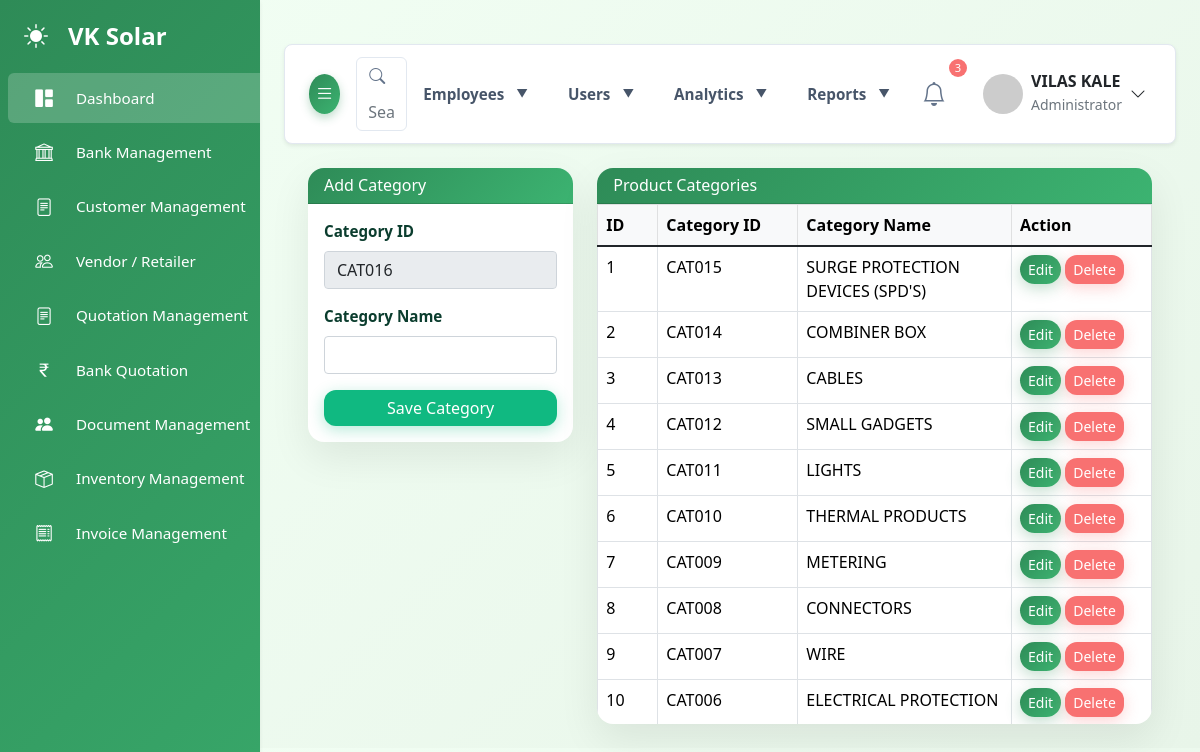
The app's page /admin/productmanagement/product_categories (signed in) with its own data.
### tables this page shows
CREATE TABLE `product_categories` (
  `id` int NOT NULL,
  `category_id` varchar(20) NOT NULL,
  `category_name` varchar(100) NOT NULL,
  `created_at` timestamp NULL DEFAULT CURRENT_TIMESTAMP
);

### admin/productmanagement/product_categories.php (the view, shortened to what this page needs)
<?php
require_once __DIR__ . '/../connect/db.php';
function generateCategoryId($conn) {
    $res = $conn->query("SELECT category_id FROM product_categories ORDER BY id DESC LIMIT 1");
    if ($res->num_rows > 0) {
        $last = $res->fetch_assoc()['category_id'];
        $num  = (int) substr($last, 3);
        return 'CAT' . str_pad($num + 1, 3, '0', STR_PAD_LEFT);
    }
    return 'CAT001';
}
$edit = null;
$categories = $conn->query("
    SELECT * FROM product_categories ORDER BY id DESC
");
$nextCategoryId = generateCategoryId($conn);
?>
<!doctype html>
<html>
<head>
<?php require_once __DIR__ . '/../include/head2.php'; ?>
<link href="https://cdn.jsdelivr.net/npm/bootstrap@5.1.3/dist/css/bootstrap.min.css" rel="stylesheet">
</head>
<body>
<?php
include 'include/sidebar.php';
?>
<div id="main-content">
<?php
include 'include/navbar.php';
?>
<main class="container-fluid">
<div class="row">
    <div class="col-lg-4">
        <div class="card card-custom mb-4">
            <div class="card-header card-header-custom">
                <h6 class="mb-0">
                    <?= $edit ? 'Edit Category' : 'Add Category'; ?>
                </h6>
            </div>
            <div class="card-body">
                <form method="post">
                    <div class="mb-3">
                        <label class="form-label">Category ID</label>
                        <input type="text" name="category_id"
                               class="form-control"
                               value="<?= $edit['category_id'] ?? $nextCategoryId; ?>"
                               readonly>
                    </div>
                    <div class="mb-3">
                        <label class="form-label">Category Name</label>
                        <input type="text" name="category_name"
                               class="form-control"
                               value="<?= $edit['category_name'] ?? ''; ?>"
                               required>
                    </div>
                    <button type="submit" name="save_category"
                            class="btn btn-success w-100">
                        <?= $edit ? 'Update Category' : 'Save Category'; ?>
                    </button>
                </form>
            </div>
        </div>
    </div>
    <div class="col-lg-8">
        <div class="card card-custom">
            <div class="card-header card-header-custom">
                <h6 class="mb-0">Product Categories</h6>
            </div>
            <div class="card-body p-0 table-scroll">
                <table class="table table-bordered table-hover mb-0">
                    <thead class="table-light">
                        <tr>
                            <th width="60">ID</th>
                            <th width="140">Category ID</th>
                            <th>Category Name</th>
                            <th width="140">Action</th>
                        </tr>
                    </thead>
                    <tbody>
                        <?php if ($categories->num_rows > 0): ?>
                            <?php $i=1; while ($row = $categories->fetch_assoc()): ?>
                                <tr>
                                    <td><?= $i; ?></td>
                                    <td><?= $row['category_id']; ?></td>
                                    <td><?= htmlspecialchars($row['category_name']); ?></td>
                                    <td>
                                        <a href="?edit=<?= $row['id']; ?>"
                                           class="btn btn-sm btn-primary">Edit</a>
                                        <a href="?delete=<?= $row['id']; ?>"
                                           class="btn btn-sm btn-danger"
                                           onclick="return confirm('Delete this category?')">
                                           Delete
                                        </a>
                                    </td>
                                </tr>
                            <?php $i++; endwhile; ?>
                        <?php endif; ?>
                    </tbody>
                </table>
            </div>
        </div>
    </div>
</div>
</main>
</div>
</body>
</html>

### admin/css&js/style.css (style rules this page uses)
:root { --primary: #2e8b57; --primary-light: #3cb371; --primary-dark: #1e6b47; --secondary: #f5f5f5; --accent: #87ceeb; --accent-light: #b0e2ff; --earth: #d2b48c; --earth-light: #f0e6d6; --dark: #2c3e50; --light: #f8f9fa; --gradient-primary: linear-gradient( 135deg, var(--primary) 0%, var(--primary-light) 100% ); --gradient-secondary: linear-gradient( 135deg, var(--earth-light) 0%, var(--secondary) 100% ); --gradient-hero: linear-gradient( 135deg, rgba(46, 139, 87, 0.85) 0%, rgba(60, 179, 113, 0.85) 100% ); --gradient-nature: linear-gradient( 135deg, var(--primary) 0%, var(--accent) 100% ); --background-light: #f1f5f9; --text-light: #64748b; --card-bg-light: #ffffff; --border-color-light: #e2e8f0; --success-color: #10b981; --danger-color: #f87171; --warning-color: #fbbf24; }
body { font-family: "Inter", sans-serif; background-color: var(--background-light); color: var(--text-light); padding-top: 20px; overflow-x: hidden; }
#main-content { margin-left: 260px; padding: 1.5rem; transition: margin-left 0.3s ease-in-out; }
.card { border: none; border-radius: 0.5rem; box-shadow: 0 0.1rem 0.5rem rgba(0, 0, 0, 0.05); transition: all 0.3s; background-color: var(--card-bg-light); color: var(--text-light); border: 1px solid var(--border-color-light); }
.card-header, .card-footer { background-color: transparent; border-bottom: 1px solid var(--border-color-light); color: var(--text-light); }
.card-header { padding: 1rem 1.5rem; }
.card-header { display: flex; justify-content: space-between; align-items: flex-start; margin-bottom: 1rem; }
.btn-primary { background: var(--gradient-primary) !important; border: none !important; box-shadow: 0 4px 15px rgba(46, 139, 87, 0.3); border-radius: 25px !important; transition: all 0.3s ease; font-weight: 500; padding: 12px 30px; }
.table { color: var(--text-light); }

### admin/css&js/carousel.css (style rules this page uses)
:root { --primary: #2e8b57; --primary-light: #3cb371; --primary-dark: #1e6b47; --secondary: #f5f5f5; --accent: #87ceeb; --dark: #2c3e50; --light: #f8f9fa; --gradient-primary: linear-gradient( 135deg, var(--primary) 0%, var(--primary-light) 100% ); --background-light: #f1f5f9; --text-light: #64748b; --card-bg-light: #ffffff; --border-color-light: #e2e8f0; --success-color: #10b981; --danger-color: #f87171; --warning-color: #fbbf24; }
body { font-family: "Inter", sans-serif; background-color: var(--background-light); color: var(--text-light); padding-top: 20px; overflow-x: hidden; }
#main-content { margin-left: 260px; padding: 1.5rem; transition: margin-left 0.3s ease-in-out; }
.card { border: none; border-radius: 1rem; box-shadow: 0 0.5rem 1.5rem rgba(46, 139, 87, 0.08); transition: all 0.3s; background: var(--card-bg-light); color: var(--text-light); overflow: hidden; }
.card-header { background: var(--gradient-primary); color: white; border: none; padding: 1.5rem; }
.card-body { padding: 2rem; }
.btn-primary { background: var(--gradient-primary) !important; border: none !important; box-shadow: 0 4px 15px rgba(46, 139, 87, 0.3); border-radius: 0.75rem !important; transition: all 0.3s ease; font-weight: 600; padding: 12px 30px; }
.btn-success { background: var(--success-color) !important; border: none !important; box-shadow: 0 4px 15px rgba(16, 185, 129, 0.3); border-radius: 0.75rem !important; transition: all 0.3s ease; font-weight: 600; padding: 12px 30px; }
.btn-danger { background: var(--danger-color) !important; border: none !important; box-shadow: 0 4px 15px rgba(248, 113, 113, 0.3); border-radius: 0.75rem !important; padding: 8px 16px; }
.form-control { border: 2px solid var(--border-color-light); border-radius: 0.75rem; padding: 0.75rem 1rem; transition: all 0.3s; background: var(--card-bg-light); font-weight: 500; }

### admin/css&js/view-project.css (style rules this page uses)
:root { --primary-color: #2e8b57; --secondary-color: #3cb371; --light-color: #f5f5f5; --dark-color: #333; --border-radius: 10px; --box-shadow: 0 3px 10px rgba(0, 0, 0, 0.08); --transition: all 0.3s ease; }
body { background-color: #f8f9fa; font-family: "Segoe UI", Tahoma, Geneva, Verdana, sans-serif; line-height: 1.6; }

### admin/css&js/view-product.css (style rules this page uses)
:root { --primary-color: #2e8b57; --secondary-color: #3cb371; --light-color: #f5f5f5; --dark-color: #333; --border-radius: 10px; --box-shadow: 0 3px 10px rgba(0, 0, 0, 0.08); --transition: all 0.3s ease; }
body { background-color: #f8f9fa; font-family: "Segoe UI", Tahoma, Geneva, Verdana, sans-serif; line-height: 1.6; }

### records on screen
product_categories: category_id "CAT016", category "CAT015", category_name "SURGE PROTECTION DEVICES (SPD'S)"
product_categories: category "CAT014", category_name "COMBINER BOX"
product_categories: category "CAT013", category_name "CABLES"
product_categories: category "CAT012", category_name "SMALL GADGETS"
product_categories: category "CAT011", category_name "LIGHTS"
product_categories: category "CAT010", category_name "THERMAL PRODUCTS"
product_categories: category "CAT009", category_name "METERING"
product_categories: category "CAT008", category_name "CONNECTORS"
product_categories: category "CAT007", category_name "WIRE"
product_categories: category "CAT006", category_name "ELECTRICAL PROTECTION"

### other values on screen
$current_user_name "VILAS KALE"
$role_names[$current_role] "Administrator"
